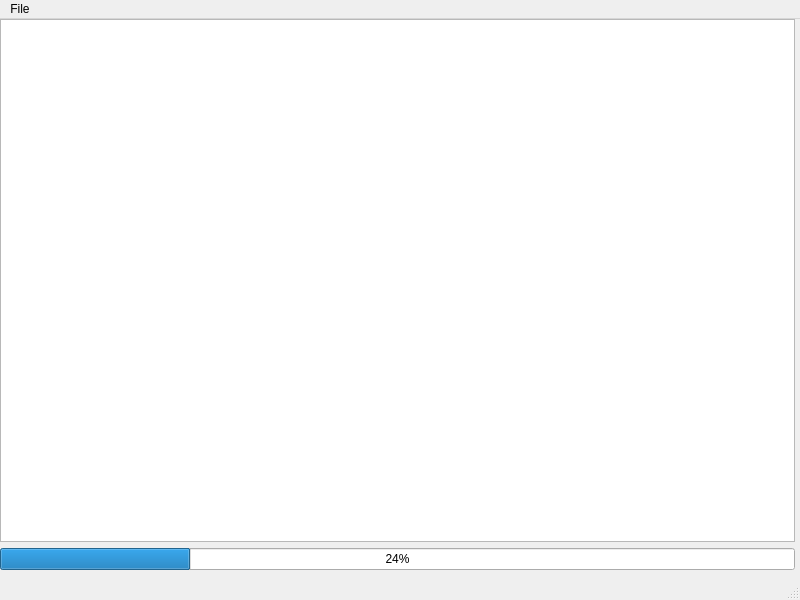
<?xml version="1.0" encoding="UTF-8"?>
<ui version="4.0">
 <class>MainWindow</class>
 <widget class="QMainWindow" name="MainWindow">
  <property name="geometry">
   <rect>
    <x>0</x>
    <y>0</y>
    <width>800</width>
    <height>600</height>
   </rect>
  </property>
  <property name="windowTitle">
   <string>MainWindow</string>
  </property>
  <widget class="QWidget" name="centralwidget">
   <widget class="QWidget" name="gridLayoutWidget">
    <property name="geometry">
     <rect>
      <x>0</x>
      <y>0</y>
      <width>801</width>
      <height>551</height>
     </rect>
    </property>
    <layout class="QGridLayout" name="gridLayout">
     <item row="2" column="0">
      <widget class="QProgressBar" name="progressBar">
       <property name="value">
        <number>24</number>
       </property>
      </widget>
     </item>
     <item row="1" column="1">
      <widget class="QWidget" name="widget" native="true"/>
     </item>
     <item row="2" column="1">
      <layout class="QVBoxLayout" name="verticalLayout"/>
     </item>
     <item row="1" column="0">
      <widget class="QTableView" name="tableView"/>
     </item>
    </layout>
   </widget>
  </widget>
  <widget class="QMenuBar" name="menubar">
   <property name="geometry">
    <rect>
     <x>0</x>
     <y>0</y>
     <width>800</width>
     <height>20</height>
    </rect>
   </property>
   <widget class="QMenu" name="menuFile">
    <property name="title">
     <string>File</string>
    </property>
    <addaction name="actionReset_Instance"/>
    <addaction name="actionLoad_Data"/>
   </widget>
   <addaction name="menuFile"/>
  </widget>
  <widget class="QStatusBar" name="statusbar"/>
  <action name="actionReset_Instance">
   <property name="text">
    <string>Reset Instance</string>
   </property>
  </action>
  <action name="actionLoad_Data">
   <property name="text">
    <string>Load Data</string>
   </property>
  </action>
 </widget>
 <resources/>
 <connections/>
</ui>
